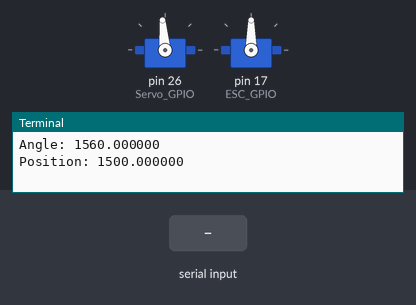
The program below on a simulated Raspberry Pi (header pin numbers). On the bench: 2 × servo, the last lines printed to the terminal. The test bench sets the inputs (shaded band). Servo angles are drawn from the pulse width (0.5 ms = 0°, 2.5 ms = 180°).

Above: at 1.4 s.
1.5 s: "D" typed at the terminal
At 2.6 s:
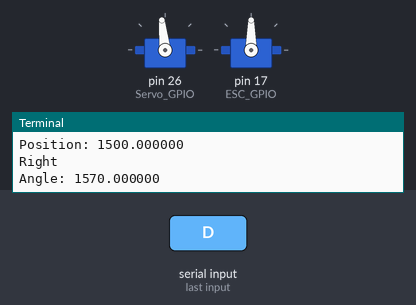
3.0 s: "A" typed at the terminal
At 3.7 s:
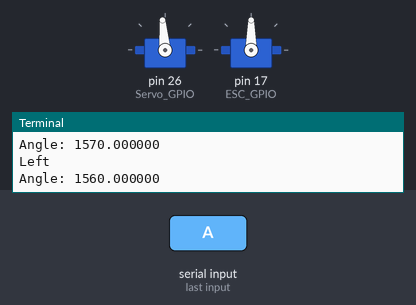
Timing chart, 0 to 6.0 s (numbered marks = the images above; inputs shaded):
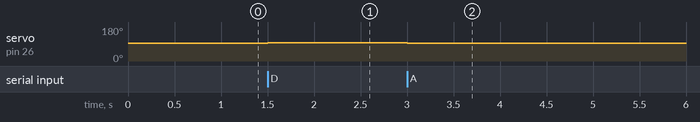

The program:

motor.py
```python
from subprocess import call
call("sudo pigpiod", shell=True)
import pygame
import RPi.GPIO as GPIO
import pigpio
import time
import getCh

GPIO.setmode(GPIO.BOARD)
pi = pigpio.pi()

ESC_GPIO = 17
Servo_GPIO = 26

center_position = 1500
dc = 1500

center_angle = 1560
stand = 1560

def doAngle(angle):
    pi.set_servo_pulsewidth(Servo_GPIO, (angle))
    print ("Angle: %f" % angle)
    time.sleep(0.1)

def doPosition(position):
    pi.set_servo_pulsewidth(ESC_GPIO, (position))
    print ("Position: %f" % position)
    time.sleep(0.1)

try:
    doAngle(stand)
    doPosition(dc)
    while True:
        var = getCh.getch()
        if var == 'D' or var == 'd':
            print ("Right")
            stand = stand+10
            doAngle(stand)
        elif var == 'A' or var == 'a':
            print ("Left")
            stand= stand-10
            doAngle(stand)
        elif var == 'C' or var == 'c':
            print ("Center")
            doAngle(center_angle)

        elif var == 'W' or var == 'w':
            print ("Forward")
            dc= dc+5
            doPosition(dc)
        elif var == 'S' or var == 's':
            print ("Stop")
            dc= dc-5
            doPosition(dc)
        elif var == 'V' or var == 'v':
            print ("Center positon")
            doPosition(center_position)

except KeyboardInterrupt:
    pi.set_servo_pulsewidth(Servo_GPIO, 0)
    pi.set_servo_pulsewidth(ESC_GPIO, 0)
```

getCh.py
```python
def getch():
    import sys, tty, termios
    old_settings = termios.tcgetattr(0)
    new_settings = old_settings[:]
    new_settings[3] &= ~termios.ICANON
    try :
	    termios.tcsetattr(0, termios.TCSANOW, new_settings)
	    ch = sys.stdin.read(1)
    finally:
	    termios.tcsetattr(0, termios.TCSANOW, old_settings)
    return ch
```

Measured:
- after the input at 1.5 s, servo on pin 26 (Servo_GPIO): 95° → 96° at once
- after the input at 3.0 s, servo on pin 26 (Servo_GPIO): 96° → 95° at once
